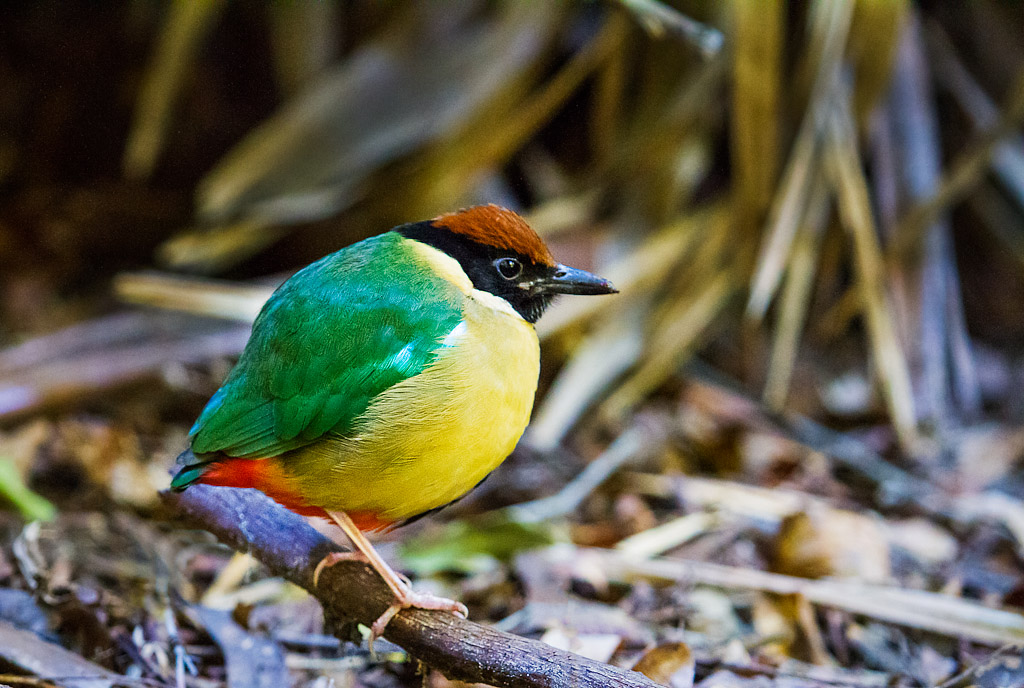
#> input picture canny_edge_detection/bird.jpg, 1024 x 688 px
$ jupyter execute canny_edge_detector.ipynb   (shell and % lines are left out)
#> lines starting #> are read from the running program, lines starting #| are printed output that depends on the picture; after the words box and inside, x2 and y2 are one past the last pixel; in counts of white or black regions, pixels touching at a corner belong together
## Canny Edge Detector, Com

[cell 1]
import matplotlib.pyplot as plt
import numpy as np
import cv2

[cell 2]
img = cv2.imread('./bird.jpg')
#> img is the input picture: shape (688, 1024, 3); mean B, G, R 76.9, 94.9, 97.1
img = cv2.cvtColor(img, cv2.COLOR_BGR2RGB)
plt.imshow(img)

[cell 3]
# First convert it to grayscale
gray = cv2.cvtColor(img, cv2.COLOR_RGB2GRAY)
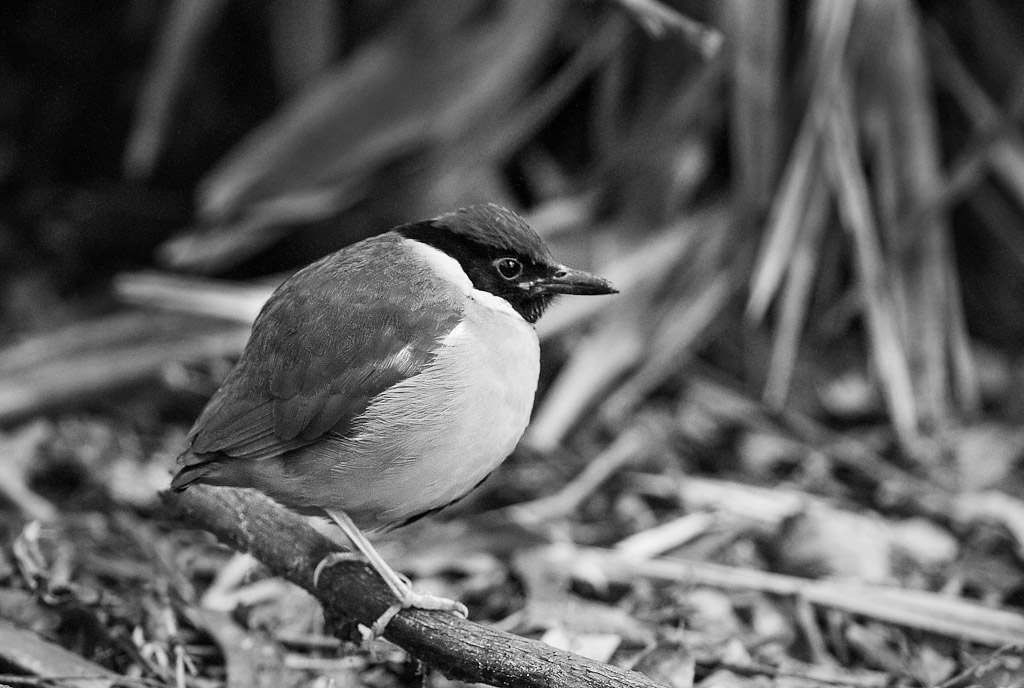
#> gray: shape (688, 1024); min 0, max 255, mean 93.5
plt.imshow(gray,cmap='gray')

[cell 4]
# Implement Canny edge detection
lower_bound= 120
upper_bound = 240

edges = cv2.Canny(gray, lower_bound, upper_bound)
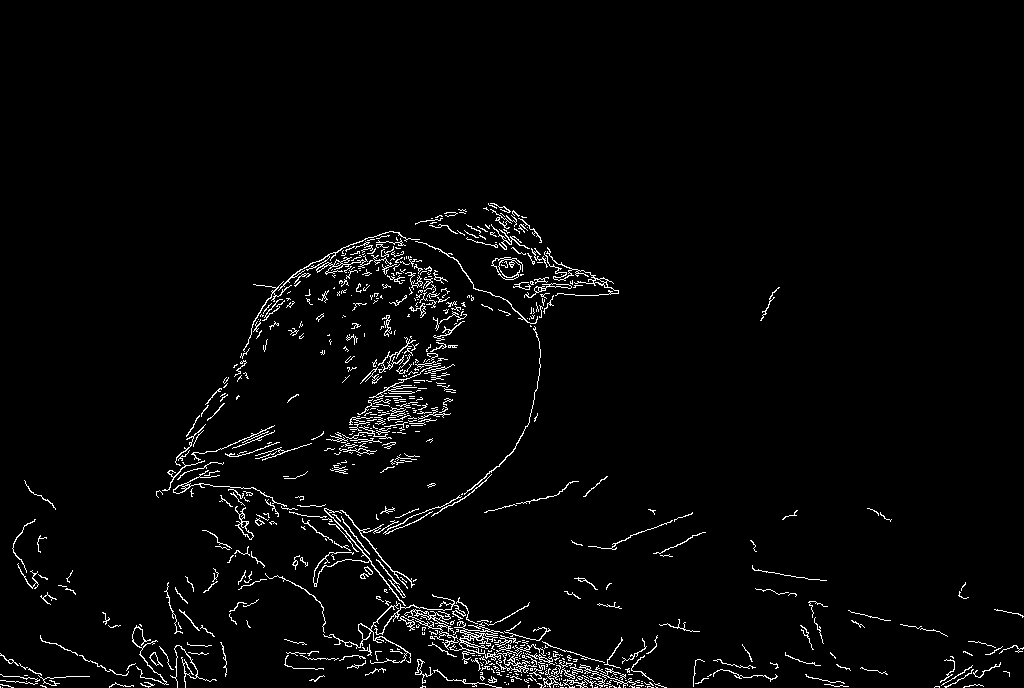
#> edges: shape (688, 1024); 2.7% white in thin lines or dots, all inside (x1, y1, x2, y2) = (0, 203, 1024, 688)
plt.imshow(edges, cmap='gray')

[cell 5]
wide = cv2.Canny(gray, 80,150)
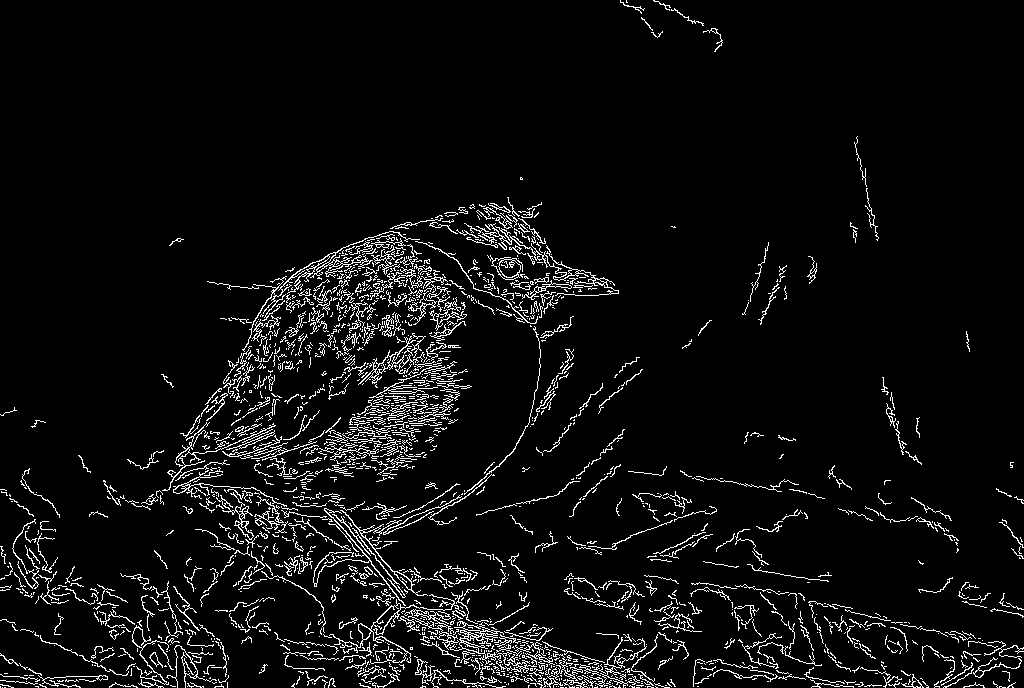
#> wide: shape (688, 1024); 5.5% white in thin lines or dots
tight = cv2.Canny(gray, 160,240)
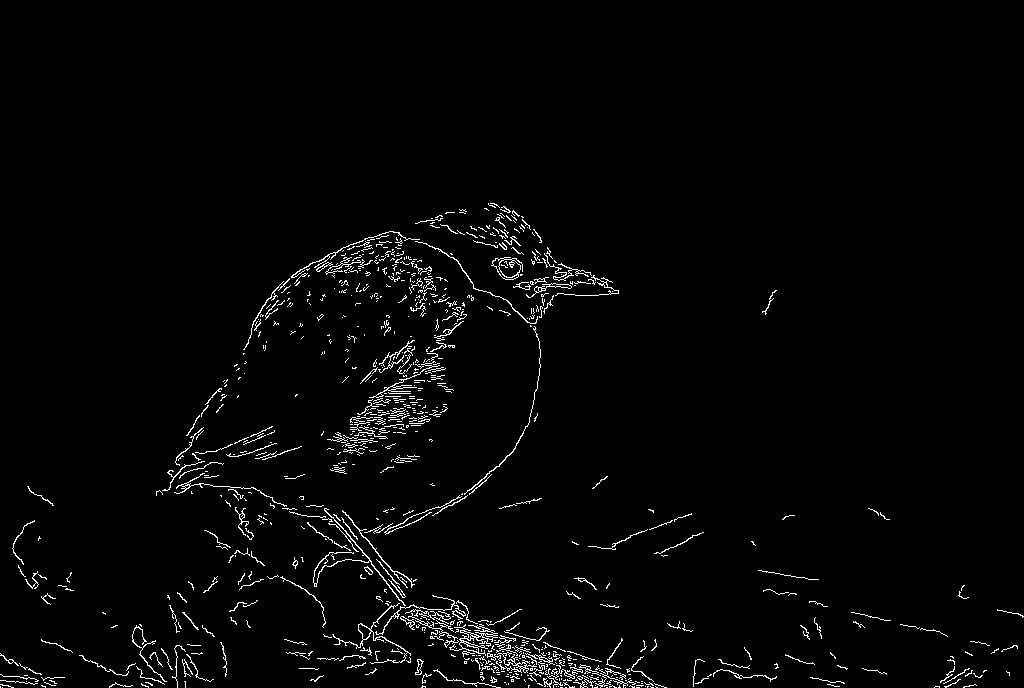
#> tight: shape (688, 1024); 2.2% white in thin lines or dots, all inside (x1, y1, x2, y2) = (0, 203, 1024, 688)
f, ax = plt.subplots(nrows=1, ncols=2, figsize=(15,10))
ax[0].set_title("Wide (Low threshold)")
ax[0].imshow(wide,cmap='gray')
ax[1].set_title("Tight (High threshold)")
ax[1].imshow(tight, cmap='gray')
